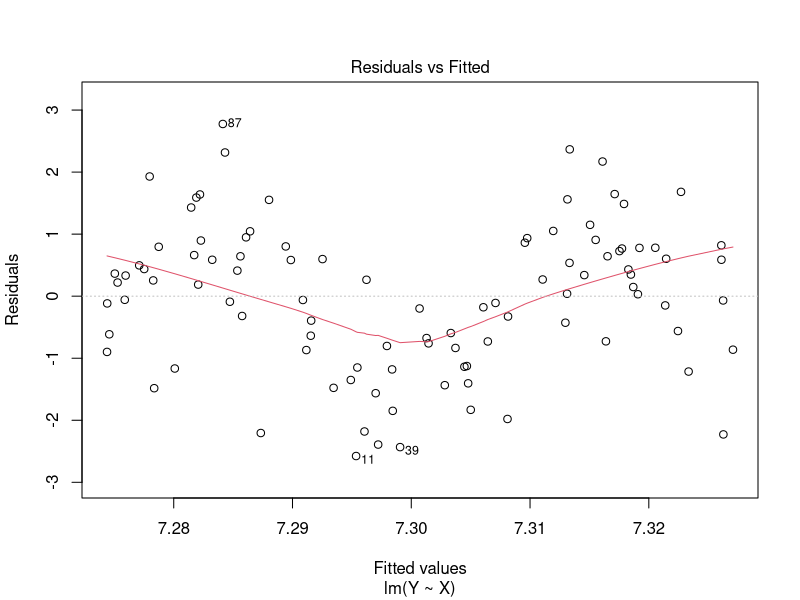
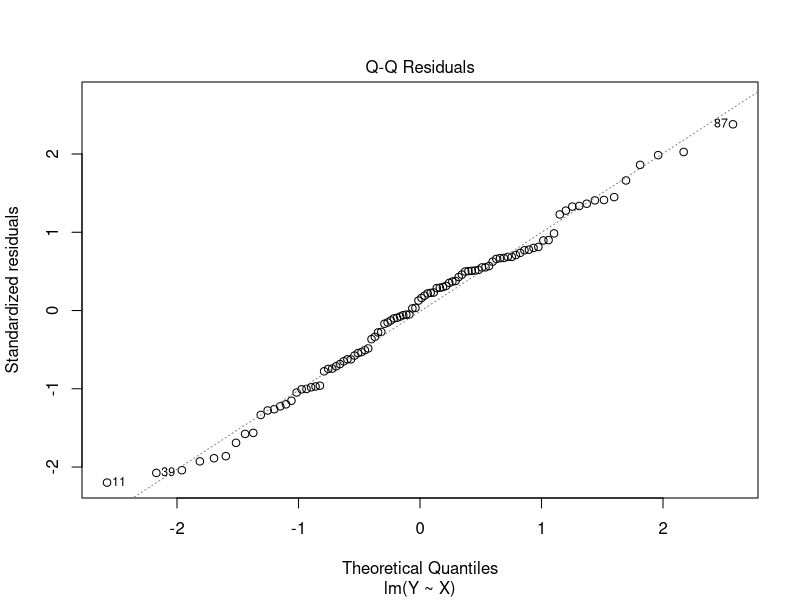
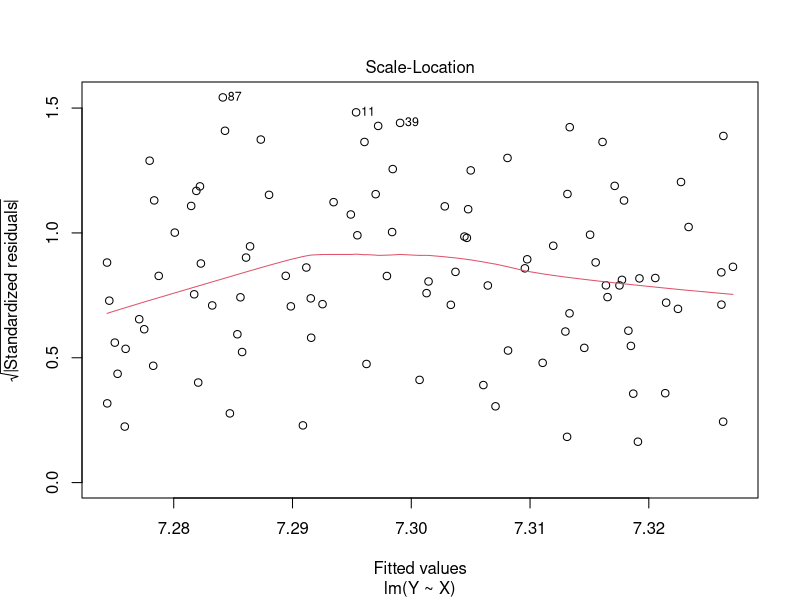
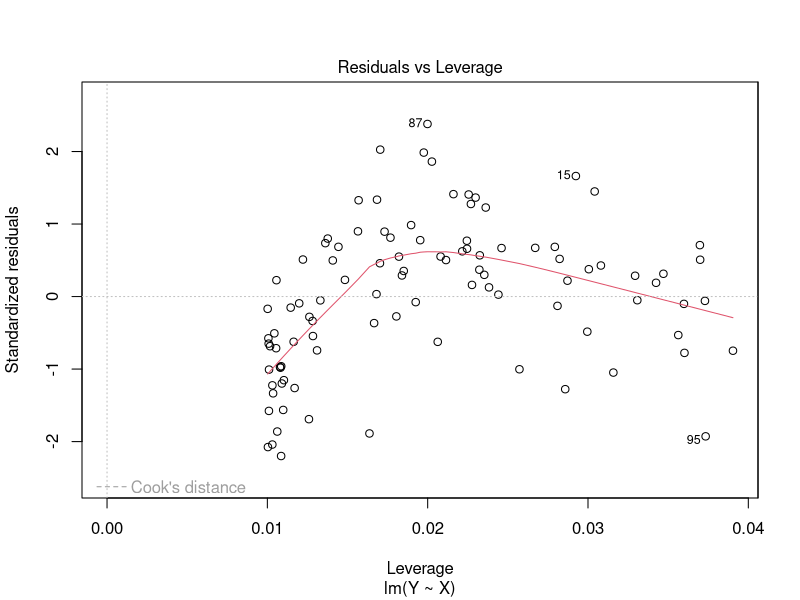
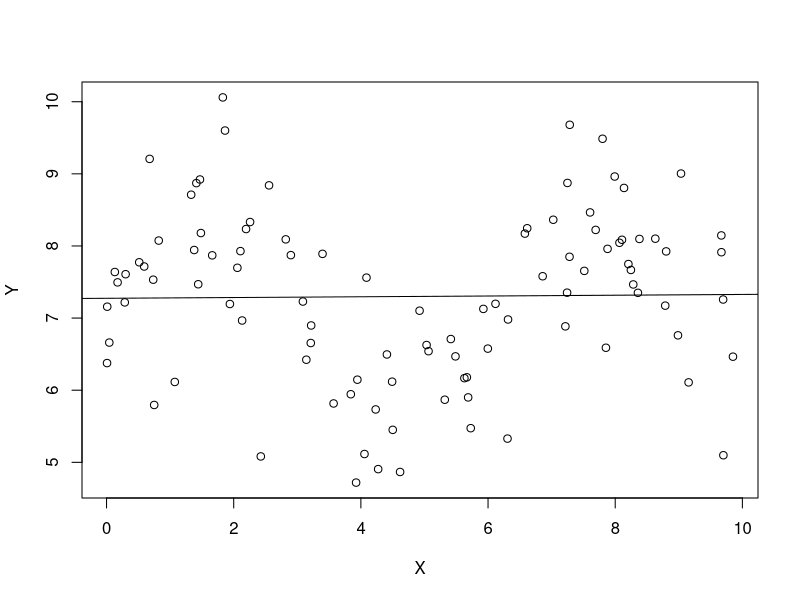

These figures' R source, in order:
## ---- chunk 1
knitr::opts_chunk$set(echo = TRUE)
## ---- chunk 2
require(ggplot2)
## ---- chunk 3
check_violations <- function(sample_size, orig_new_obsv, violation_name, violation_func, sigma_sq, orig_X) {

  # ordinary relationship with no violations of linearity
  if (violation_name == "None") {
    X <- orig_X
    new_obsv <- orig_new_obsv
    eps <- rnorm(sample_size, mean = 0, sd = sqrt(sigma_sq))
    return(list(X,new_obsv,eps))
  }
  if (violation_name == "Nonlinear relationship") {
    X <- violation_func(orig_X)
    new_obsv <- violation_func(orig_new_obsv)
    eps <- rnorm(sample_size, mean = 0, sd = sqrt(sigma_sq))
    return(list(X,new_obsv,eps))
  }
  if (violation_name == "Non-normal errors") {
    # gamma distributed errors
    if (violation_func == "Gamma") {
      X <- orig_X
      new_obsv <- orig_new_obsv
      eps_alpha <- 2
      eps_beta <- 1/4
      eps <- (rgamma(sample_size, shape = eps_alpha, scale = eps_beta) - eps_alpha * eps_beta) * 2
      return(list(X,new_obsv,eps))
    }
    # poisson distributed errors
    if (violation_func == "Poisson") {
      X <- orig_X
      new_obsv <- orig_new_obsv
      lambda <- 4
      eps <- (rpois(sample_size, lambda) - lambda) * 2
      return(list(X,new_obsv,eps))
    }
  }
  if (violation_name == "Heterogeneous variances") {
    X <- orig_X
    new_obsv <- orig_new_obsv
    eps <- rnorm(sample_size, mean = 0, sd = violation_func(X))
    return(list(X,new_obsv,eps))
  }
  if (violation_name == "Multicolinearity") {
    X <- unname(cbind(orig_X,violation_func(orig_X)))
    new_obsv<- unname(cbind(orig_new_obsv,violation_func(orig_new_obsv)))
    eps <- rnorm(sample_size, mean = 0, sd = sqrt(sigma_sq))
    return(list(X,new_obsv,eps))
  }
}


# function that will run simulations, violating a specific assumption
run_simulations <- function(num_runs, sample_size, num_new_obsv, violation, violation_func, num_predictors, sigma_sq) {
  
  sim_results <- data.frame(bad_prediction_rate = 0,
                            bad_intercept_rate = 0, 
                            bad_predictor_rate = 0, 
                            average_mse = 0, 
                            insignificant_intercept_rate = 0, 
                            insignificant_predictor_rate = 0)

  parameters <- sample.int(10,num_predictors + 1)
  for (i in 1:num_runs) {
    X <- runif(sample_size, 0, 10)
    new_obsv <- runif(num_new_obsv, 0, 10)
    
    # transform our data to violate assumptions of linearity
    violated_data <- check_violations(sample_size, new_obsv, violation, violation_func, sigma_sq, X)
    violated_X <- violated_data[[1]]
    violated_new_obsv <- violated_data[[2]]
    eps <- violated_data[[3]]
    
    # if (violation == "Multicolinearity") {
    #   print("If works")
    #   X <- violated_X
    #   new_obsv <- violated_new_obsv
    # }
    
    # add in column of ones to capture beta0 when generating Y and expected value of Y
    Y <- (cbind(1,violated_X) %*% parameters) + eps
    exp_val_Y <- cbind(1,violated_new_obsv) %*% parameters
    
    # fit a linear model using the simulated data
    my_lm <- lm(Y ~ X)
    
    # predict y for new values of x using the fitted linear model
    Y_hat_ci <- predict(my_lm, newdata = data.frame(X = new_obsv), interval = "confidence")
    
    # check whether the confidence interval actually captures the expected value of y from the true model
    bad_predictions <- num_new_obsv - sum((exp_val_Y >= Y_hat_ci[,2]) & (exp_val_Y <= Y_hat_ci[,3]))
    sim_results$bad_prediction_rate <- sim_results$bad_prediction_rate + bad_predictions
    
    # get confidence iterval for beta hat
    beta_ci <- confint(my_lm)
    # check whether the true value for the betas is caputured in the confidence interval
    good_betas <- ((parameters >= beta_ci[,1]) & (parameters <= beta_ci[,2]))
    if (good_betas[1] == FALSE)
# how many times true beta_0 was not captured by the confint for our fitted model
      sim_results$bad_intercept_rate <- sim_results$bad_intercept_rate + 1
    if (sum(good_betas[-1] == FALSE) >= 1)
# bad predictor rate: how many times a parameter that was not b0 was not within the confint
      # if there's more than one they are combined
      {sim_results$bad_predictor_rate <- sim_results$bad_predictor_rate + sum(good_betas[-1] == FALSE)}
    
    # add the mse to the sum of MSE for all runs (to be averaged at the end)
    sim_results$average_mse <- sim_results$average_mse + (anova(my_lm)$'Mean Sq'[2])
    
    
    # check which beta_hats are significant based on the p-values
    p_vals <- summary(my_lm)$coeff[,4]
    if (p_vals[1] > .05)
# frequency % p-val(intercept) was >0.05      
      sim_results$insignificant_intercept_rate <- sim_results$insignificant_intercept_rate + 1
    if (sum(p_vals[-1] > .05) >= 1) 
# freq that params for predictors had p-val > 0.05 in all our sims. on interval (0,1)
      {sim_results$insignificant_predictor_rate <- sim_results$insignificant_predictor_rate + sum(p_vals[-1] > .05)}
  }
  sim_results <- sim_results/num_runs
  
  
  sim_results$bad_prediction_rate <- sim_results$bad_prediction_rate/(num_new_obsv)
  
  
  sim_results$insignificant_predictor_rate <- sim_results$bad_predictor_rate/(num_predictors)
  
  
  sim_results$insignificant_predictor_rate <- sim_results$insignificant_predictor_rate/(num_predictors)

  # R is terrible and we have to return our objects as a list >:C
  payload <- list(sim_results=sim_results, lm_model=my_lm, X=X, Y=Y, eps=eps, Y_hat_ci=Y_hat_ci, exp_val_Y=exp_val_Y)
  return(payload)
  
}
## ---- chunk 4
show_diagnostics <- function(payload) {
  # unpack payload
  list2env(payload, envir=environment())
  #list[sim_results, lm_model, x, y, eps, y_hat_ci, exp_val_y] <- payload

  print("Diagnostic #1: Is the Regression Function Linear? ")
  # print() required inside function
  print(summary(lm_model))
  print(anova(lm_model))
  plot(lm_model)
  plot(Y ~ X)
  abline(lm_model)

  print("Diagnostic #2: Do the Residuals Have Constant Variance")
  
  
  
  print("Diagnostic #3: Are the Residuals Normally Distributed?")
  
  
  print("Diagnostic #4: Are the Residuals Independent?")
  
  
   print("Diagnostic #5: Does the model fit all but one or a few outlier observations?")
   
  
}
## ---- chunk 5
n_sims <- 100
n_samps <- 100
num_new_obsv <- 10
violation_type <- "Nonlinear relationship"
violation_func <- sin
num_predictors <- 1
sigma_sq <- 1

payload <- run_simulations(n_sims, n_samps, num_new_obsv, violation_type, violation_func, num_predictors, sigma_sq)
cat(violation_type, n_sims, n_samps, num_new_obsv, str(violation_func), num_predictors, sigma_sq)
show_diagnostics(payload)
## ---- chunk 6
# set up constants for simulations
set.seed(1)
n_small <- 20
n_med <- 100
n_large <- 5000
num_runs <- 100
num_new_obsv <- 20
num_predictors <- 1
sigma_sq <- 4
## ---- chunk 7
poly_func <- function(x) (x-5)^2
poly_small_results <- run_simulations(num_runs,
                                      n_small, 
                                      num_new_obsv, 
                                      violation = "Nonlinear relationship", 
                                      violation_func = poly_func, 
                                      num_predictors, 
                                      sigma_sq)

poly_med_results <-run_simulations(num_runs,
                                   n_med, 
                                   num_new_obsv, 
                                   violation =  "Nonlinear relationship", 
                                   violation_func = poly_func, 
                                   num_predictors, 
                                   sigma_sq)

poly_large_results <-run_simulations(num_runs, 
                                     n_large, 
                                     num_new_obsv, 
                                     violation =  "Nonlinear relationship", 
                                     violation_func = poly_func, 
                                     num_predictors, 
                                     sigma_sq)
polynomial_results <- rbind(small_samp = poly_small_results, 
                            med_samp = poly_med_results, 
                            large_samp = poly_large_results)
polynomial_results
## ---- chunk 8
exp_small_results <- run_simulations(num_runs,
                                     n_small, 
                                     num_new_obsv, 
                                     violation =  "Nonlinear relationship", 
                                     violation_func = exp, 
                                     num_predictors, 
                                     sigma_sq)

exp_med_results <-run_simulations(num_runs, 
                                  n_med, 
                                  num_new_obsv, 
                                  violation =  "Nonlinear relationship",
                                  violation_func = exp, 
                                  num_predictors, 
                                  sigma_sq)

exp_large_results <-run_simulations(num_runs,
                                    n_large, 
                                    num_new_obsv, 
                                    violation =  "Nonlinear relationship", 
                                    violation_func = exp, 
                                    num_predictors, 
                                    sigma_sq)

exponential_results <- rbind(small_samp = exp_small_results,
                             med_samp = exp_med_results, 
                             large_samp = exp_large_results)
exponential_results
## ---- chunk 9
sin_small_results <- run_simulations(num_runs, 
                                     n_small, 
                                     num_new_obsv, 
                                     violation =  "Nonlinear relationship", 
                                     violation_func = sin, 
                                     num_predictors, 
                                     sigma_sq)

sin_med_results <- run_simulations(num_runs, 
                                   n_med, 
                                   num_new_obsv, 
                                   violation =  "Nonlinear relationship", 
                                   violation_func = sin, 
                                   num_predictors, 
                                   sigma_sq)

sin_large_results <- run_simulations(num_runs, 
                                     n_large, 
                                     num_new_obsv, 
                                     violation =  "Nonlinear relationship", 
                                     violation_func = sin, 
                                     num_predictors, 
                                     sigma_sq)

sinusoidal_results <- rbind(small_samp = sin_small_results, 
                            med_samp = sin_med_results, 
                            large_samp = sin_large_results)
sinusoidal_results
## ---- chunk 10
log_small_results <- run_simulations(num_runs, 
                                     n_small, 
                                     num_new_obsv, 
                                     violation =  "Nonlinear relationship", 
                                     violation_func = log,
                                     num_predictors, 
                                     sigma_sq)

log_med_results <- run_simulations(num_runs, 
                                   n_med, 
                                   num_new_obsv, 
                                   violation =  "Nonlinear relationship", 
                                   violation_func = log, 
                                   num_predictors, 
                                   sigma_sq)

log_large_results <- run_simulations(num_runs, 
                                     n_large, 
                                     num_new_obsv, 
                                     violation =  "Nonlinear relationship", 
                                     violation_func = log, 
                                     num_predictors, 
                                     sigma_sq)

logarithmic_results <- rbind(small_samp = log_small_results, 
                             med_samp = log_med_results, 
                             large_samp = log_large_results)
logarithmic_results
## ---- chunk 11
#part e, name the normal func & nonnormal func & randomly call it
my.simulation <- function(n, b0, b1){
  choices.simulation <- c("normal", "nonnormal")
  random.choice <- sample(choices.simulation, 1)
  if (random.choice == "normal"){
    return(normal_func)
  }
  else{
    return(nonnormal_func)
  }
}
## ---- chunk 12
gamma_small_results <- run_simulations(num_runs, 
                                     n_small, 
                                     num_new_obsv, 
                                     violation =  "Non-normal errors", 
                                     violation_func = "Gamma",
                                     num_predictors, 
                                     sigma_sq)

gamma_med_results <- run_simulations(num_runs, 
                                   n_med, 
                                   num_new_obsv, 
                                   violation =  "Non-normal errors", 
                                   violation_func = "Gamma", 
                                   num_predictors, 
                                   sigma_sq)

gamma_large_results <- run_simulations(num_runs, 
                                     n_large, 
                                     num_new_obsv, 
                                     violation =  "Non-normal errors", 
                                     violation_func = "Gamma", 
                                     num_predictors, 
                                     sigma_sq)

gamma_results <- rbind(small_samp = gamma_small_results, 
                             med_samp = gamma_med_results, 
                             large_samp = gamma_large_results)
gamma_results
## ---- chunk 13
# Sample code to get started
n <- n_large


# TODO randomize this for part e
b0 <- 10
b1 <- 2
eps_alpha <- 2
eps_beta <- 1/4


x <- runif(n, 0, 10)
eps <- (rgamma(n, eps_alpha, 1/eps_beta) - eps_alpha * eps_beta) * 2
y <- b0 - b1 * x + eps

# hist(eps)
var(eps)
mean(eps)

## ---- chunk 14
poisson_small_results <- run_simulations(num_runs, 
                                     n_small, 
                                     num_new_obsv, 
                                     violation =  "Non-normal errors", 
                                     violation_func = "Poisson",
                                     num_predictors, 
                                     sigma_sq)

poisson_med_results <- run_simulations(num_runs, 
                                   n_med, 
                                   num_new_obsv, 
                                   violation =  "Non-normal errors", 
                                   violation_func = "Poisson", 
                                   num_predictors, 
                                   sigma_sq)

poisson_large_results <- run_simulations(num_runs, 
                                     n_large, 
                                     num_new_obsv, 
                                     violation =  "Non-normal errors", 
                                     violation_func = "Poisson", 
                                     num_predictors, 
                                     sigma_sq)

poisson_results <- rbind(small_samp = poisson_small_results, 
                             med_samp = poisson_med_results, 
                             large_samp = poisson_large_results)
poisson_results
## ---- chunk 15
#rpois()
## ---- chunk 16
# Sample code to get started
# n <- 200
# b0 <- 10
# b1 <- 10
# 
# x <- runif(n, 0, 10)
# eps <- rnorm(n, sd = 0.5 * x^2)
# y <- b0 + b1 * x + eps

## ---- chunk 17
hetero_var_small_results <- run_simulations(num_runs,
                                     n_small, 
                                     num_new_obsv, 
                                     violation =  "Heterogeneous variances", 
                                     violation_func = poly_func, 
                                     num_predictors, 
                                     sigma_sq)

hetero_var_med_results <-run_simulations(num_runs, 
                                  n_med, 
                                  num_new_obsv, 
                                  violation =  "Heterogeneous variances",
                                  violation_func = poly_func, 
                                  num_predictors, 
                                  sigma_sq)

hetero_var_large_results <-run_simulations(num_runs,
                                    n_large, 
                                    num_new_obsv, 
                                    violation =  "Heterogeneous variances", 
                                    violation_func = poly_func, 
                                    num_predictors, 
                                    sigma_sq)

hetero_var_results <- rbind(small_samp = hetero_var_small_results,
                             med_samp = hetero_var_med_results, 
                             large_samp = hetero_var_large_results)
hetero_var_results
## ---- chunk 18
# Sample code to get started
n <- 200
b0 <- 10
b1 <- 10
rho <- 0.9
sigma <- 2

x <- runif(n, 0, 10)

eps <- arima.sim(model = list(ar = rho), n = n)

y <- b0 + b1 * x + eps

# OR...

eps <- rep(0, n)
e.ind <- rnorm(n, mean = 0, sd = (sigma / sqrt(1-rho^2)))
eps[1] <- e.ind[1]
for (i in 2:n) {
  eps[i] <- rho * eps[i-1] + e.ind[i]
}

y <- b0 + b1 * x + eps
## ---- chunk 19
# add_noise <- function(x) x + rnorm(length(x))
# num_predictors <- 2
# multicolinearity_small_results <- run_simulations(num_runs,
#                                      n_small, 
#                                      num_new_obsv, 
#                                      violation =  "Multicolinearity", 
#                                      violation_func = add_noise, 
#                                      num_predictors, 
#                                      sigma_sq)
# 
# multicolinearity_med_results <- run_simulations(num_runs,
#                                      n_med, 
#                                      num_new_obsv, 
#                                      violation =  "Multicolinearity", 
#                                      violation_func = add_noise, 
#                                      num_predictors, 
#                                      sigma_sq)
# 
# multicolinearity_large_results <- run_simulations(num_runs,
#                                      n_large, 
#                                      num_new_obsv, 
#                                      violation =  "Multicolinearity", 
#                                      violation_func = add_noise, 
#                                      num_predictors, 
#                                      sigma_sq)
# 
# multicolinearity_results <- rbind(small_samp = multicolinearity_small_results,
#                              med_samp = multicolinearity_med_results, 
#                              large_samp = multicolinearity_large_results)
# multicolinearity_results
## ---- chunk 20
n <- 20
b0 <- 10
b1 <- 3
b2 <- 7

simga <- 2

x1 <- runif(n, 0, 10)
x2 <- x1 + rnorm(n)
cor(x1, x2)


eps <- rnorm(n, sd = sigma)
y <- b0 + b1 * x1 + b2 * x2 + eps





# B <- 100
# many.sims.multicollinearity <- sapply(1:B, function(i) {
#     # x <- rnorm(100, mean = 0, sd = 1)
#     # eps <- rnorm(100, mean = 0, sd = sqrt(0.25))
#     # y <- -1 + 0.5 * x + eps
#     # simul.fit <- lm(y ~ x)
#     # beta.1 <- 0.5
#     # lower <- confint(simul.fit, "x")[1]
#     # upper <- confint(simul.fit, "x")[2]
#     # boolean <- beta.1 <= upper & beta.1 >= lower
#     #return(boolean)
# })

# proportion <- sum(many.sims.multicollinearity)/length(many.sims.multicollinearity)
# proportion

## ---- chunk 21
